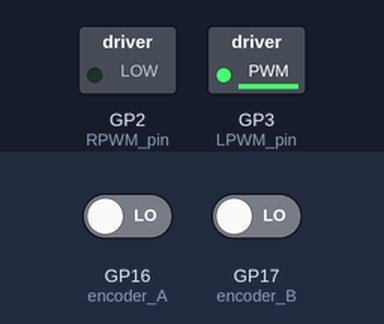
A program run on a simulated Raspberry Pi Pico running MicroPython. Shown: switched loads named in the program (green lamp = pin HIGH). Inputs (shaded band) come from the test bench; at power-on: GP16 (encoder_A) LOW, GP17 (encoder_B) LOW. What the program prints to the serial console is not drawn.

Above: at 0.1 s.
Timing chart, 0 to 1.6 s (numbered marks = the images above):
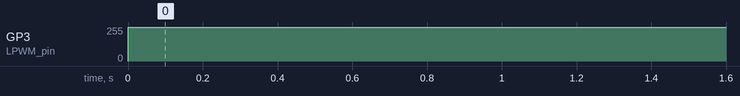

The program:

MotorEncoder.py
```python
from machine import Pin, PWM
import utime

# Define GPIO pins for encoder channels
encoder_channel_A = 16
encoder_channel_B = 17

# Define driver pin
RPWM = 2
LPWM = 3

# Set up the GPIO pins as outputs
RPWM_pin = Pin(RPWM, Pin.OUT)
LPWM_pin = Pin(LPWM, Pin.OUT)

# Create PWM objects for RPWM and LPWM
RPWM_pwm = PWM(RPWM_pin)
LPWM_pwm = PWM(LPWM_pin)
RPWM_pwm.freq(1000)
LPWM_pwm.freq(1000)
RPWM_pwm.duty_u16(0)
LPWM_pwm.duty_u16(0)


# Setup GPIO pins as inputs with pull-down resistors
encoder_A = Pin(encoder_channel_A, Pin.IN, Pin.PULL_DOWN)
encoder_B = Pin(encoder_channel_B, Pin.IN, Pin.PULL_DOWN)

# Initialize variables to keep track of encoder state
encoder_position = 0
prev_state_A = encoder_A.value()
prev_state_B = encoder_B.value()

def stop_motors():
    RPWM_pwm.duty_u16(0)
    LPWM_pwm.duty_u16(0)


def encoder():
    global encoder_position, prev_state_A, prev_state_B
    # Read the current state of the encoder channels
    current_state_A = encoder_A.value()
    current_state_B = encoder_B.value()

    # Check for changes in encoder state
    if current_state_A != prev_state_A or current_state_B != prev_state_B:
        # Encoder A has changed, update position
        if current_state_A == 1 and prev_state_A == 0 and current_state_A > current_state_B:
            encoder_position -= 1

        elif current_state_B == 1 and prev_state_B == 0 and current_state_A < current_state_B:
            encoder_position += 1

    # Update encoder state variables
    prev_state_A = current_state_A
    prev_state_B = current_state_B

    # Print the current encoder position and encoder values
    print("Encoder Position: {}, Encoder Values: A={}, B={}".format(encoder_position, current_state_A, current_state_B))


def drive_motor(R,L):
    RPWM_pwm.duty_u16(R*256)
    LPWM_pwm.duty_u16(L*256)
    print(R)

try:
    while True:
        encoder()
        drive_motor(0,255)
        # Add a small delay to control the speed of reading
        utime.sleep_ms(10)

except KeyboardInterrupt:
    stop_motors()
    pass
```

Measured:
- by itself, GP3 (LPWM_pin): 0/255 → 254/255 at 0.00 s
